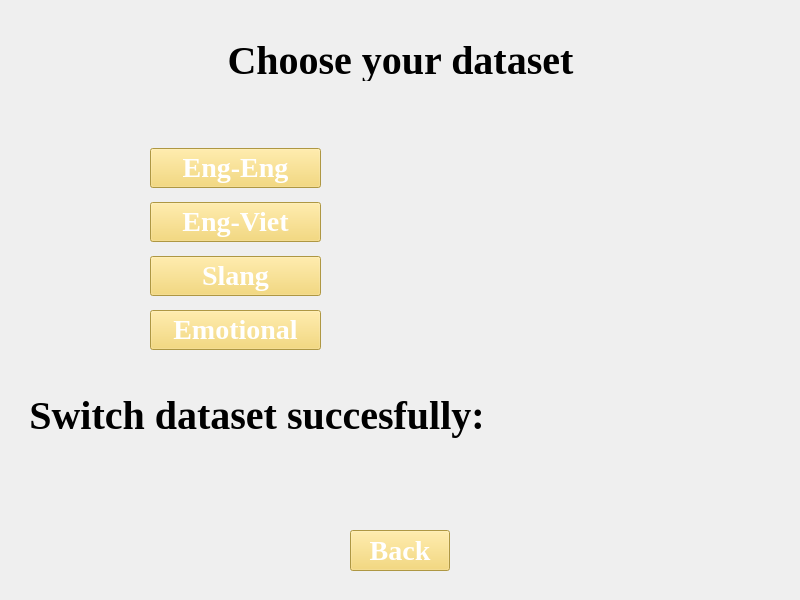
<?xml version="1.0" encoding="UTF-8"?>
<ui version="4.0">
 <class>SwitchDataset</class>
 <widget class="QWidget" name="SwitchDataset">
  <property name="geometry">
   <rect>
    <x>0</x>
    <y>0</y>
    <width>800</width>
    <height>600</height>
   </rect>
  </property>
  <property name="windowTitle">
   <string>Switch Dataset</string>
  </property>
  <widget class="QLabel" name="label">
   <property name="geometry">
    <rect>
     <x>0</x>
     <y>40</y>
     <width>801</width>
     <height>41</height>
    </rect>
   </property>
   <property name="font">
    <font>
     <family>Times New Roman</family>
     <pointsize>30</pointsize>
     <bold>true</bold>
    </font>
   </property>
   <property name="text">
    <string>Choose your dataset</string>
   </property>
   <property name="alignment">
    <set>Qt::AlignCenter</set>
   </property>
   <property name="wordWrap">
    <bool>false</bool>
   </property>
  </widget>
  <widget class="QLabel" name="label_3">
   <property name="geometry">
    <rect>
     <x>400</x>
     <y>130</y>
     <width>311</width>
     <height>341</height>
    </rect>
   </property>
   <property name="font">
    <font>
     <family>Times New Roman</family>
    </font>
   </property>
   <property name="text">
    <string/>
   </property>
   <property name="pixmap">
    <pixmap resource="resources.qrc">:/resources/dictionary-removebg-preview.png</pixmap>
   </property>
  </widget>
  <widget class="QPushButton" name="backButton">
   <property name="geometry">
    <rect>
     <x>350</x>
     <y>530</y>
     <width>100</width>
     <height>41</height>
    </rect>
   </property>
   <property name="font">
    <font>
     <family>Times New Roman</family>
     <pointsize>21</pointsize>
     <bold>true</bold>
    </font>
   </property>
   <property name="styleSheet">
    <string notr="true">background-color: #f4d35e; color: white;</string>
   </property>
   <property name="text">
    <string>Back</string>
   </property>
  </widget>
  <widget class="QWidget" name="layoutWidget">
   <property name="geometry">
    <rect>
     <x>30</x>
     <y>390</y>
     <width>454</width>
     <height>106</height>
    </rect>
   </property>
   <property name="font">
    <font>
     <family>Times New Roman</family>
    </font>
   </property>
   <layout class="QVBoxLayout" name="verticalLayout_2">
    <item>
     <widget class="QLabel" name="successful">
      <property name="font">
       <font>
        <family>Times New Roman</family>
        <pointsize>30</pointsize>
        <bold>true</bold>
       </font>
      </property>
      <property name="text">
       <string>Switch dataset succesfully:</string>
      </property>
      <property name="alignment">
       <set>Qt::AlignCenter</set>
      </property>
      <property name="wordWrap">
       <bool>false</bool>
      </property>
     </widget>
    </item>
    <item>
     <widget class="QLabel" name="datasetName">
      <property name="font">
       <font>
        <family>Times New Roman</family>
        <pointsize>30</pointsize>
        <bold>true</bold>
       </font>
      </property>
      <property name="text">
       <string/>
      </property>
      <property name="alignment">
       <set>Qt::AlignCenter</set>
      </property>
      <property name="wordWrap">
       <bool>false</bool>
      </property>
     </widget>
    </item>
   </layout>
  </widget>
  <widget class="QWidget" name="layoutWidget">
   <property name="geometry">
    <rect>
     <x>150</x>
     <y>140</y>
     <width>171</width>
     <height>221</height>
    </rect>
   </property>
   <property name="font">
    <font>
     <family>Times New Roman</family>
    </font>
   </property>
   <layout class="QVBoxLayout" name="verticalLayout">
    <item>
     <widget class="QPushButton" name="englishButton">
      <property name="font">
       <font>
        <family>Times New Roman</family>
        <pointsize>21</pointsize>
        <bold>true</bold>
       </font>
      </property>
      <property name="styleSheet">
       <string notr="true">background-color: #f4d35e; color: white;</string>
      </property>
      <property name="text">
       <string>Eng-Eng</string>
      </property>
     </widget>
    </item>
    <item>
     <widget class="QPushButton" name="eng2vietButton">
      <property name="font">
       <font>
        <family>Times New Roman</family>
        <pointsize>21</pointsize>
        <bold>true</bold>
       </font>
      </property>
      <property name="styleSheet">
       <string notr="true">background-color: #f4d35e; color: white;</string>
      </property>
      <property name="text">
       <string>Eng-Viet</string>
      </property>
     </widget>
    </item>
    <item>
     <widget class="QPushButton" name="slangButton">
      <property name="font">
       <font>
        <family>Times New Roman</family>
        <pointsize>21</pointsize>
        <bold>true</bold>
       </font>
      </property>
      <property name="styleSheet">
       <string notr="true">background-color: #f4d35e; color: white;</string>
      </property>
      <property name="text">
       <string>Slang</string>
      </property>
     </widget>
    </item>
    <item>
     <widget class="QPushButton" name="emoteButton">
      <property name="font">
       <font>
        <family>Times New Roman</family>
        <pointsize>21</pointsize>
        <bold>true</bold>
       </font>
      </property>
      <property name="styleSheet">
       <string notr="true">background-color: #f4d35e; color: white;</string>
      </property>
      <property name="text">
       <string>Emotional</string>
      </property>
     </widget>
    </item>
   </layout>
  </widget>
 </widget>
 <resources>
  <include location="resources.qrc"/>
 </resources>
 <connections/>
</ui>
